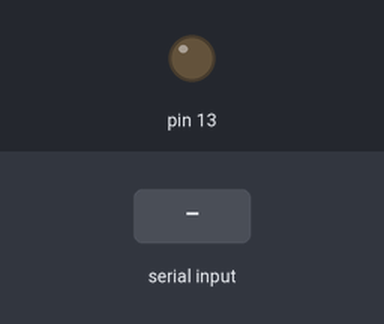
Recording of a sketch running on a simulated Arduino Uno, built with avr-gcc and run on an emulated ATmega328P. On the bench: output pins drawn as LEDs (lit = HIGH). The inputs (shaded band) are chosen by the test bench.

Above: at 1.2 s.
1.3 s: byte 30 received over Serial
Timing chart, 0 to 4.3 s (numbered marks = the images above; inputs shaded):
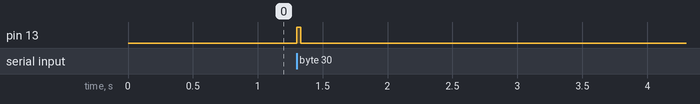

The sketch:

single_led_time_control.ino
```cpp
void setup() {
  Serial.begin(9600);
  pinMode(13,OUTPUT);
  digitalWrite(13,LOW);


}


void loop() {
  if(Serial.available()>0)
  {
    int s = Serial.read();
    if(s!=0){
      digitalWrite(13,HIGH);
      delay(s);
      }
     digitalWrite(13,LOW);
     delay(10);

    }
}
```

Measured:
- after the input at 1.3 s, pin 13: LOW → HIGH at once, → LOW 0.03 s later
